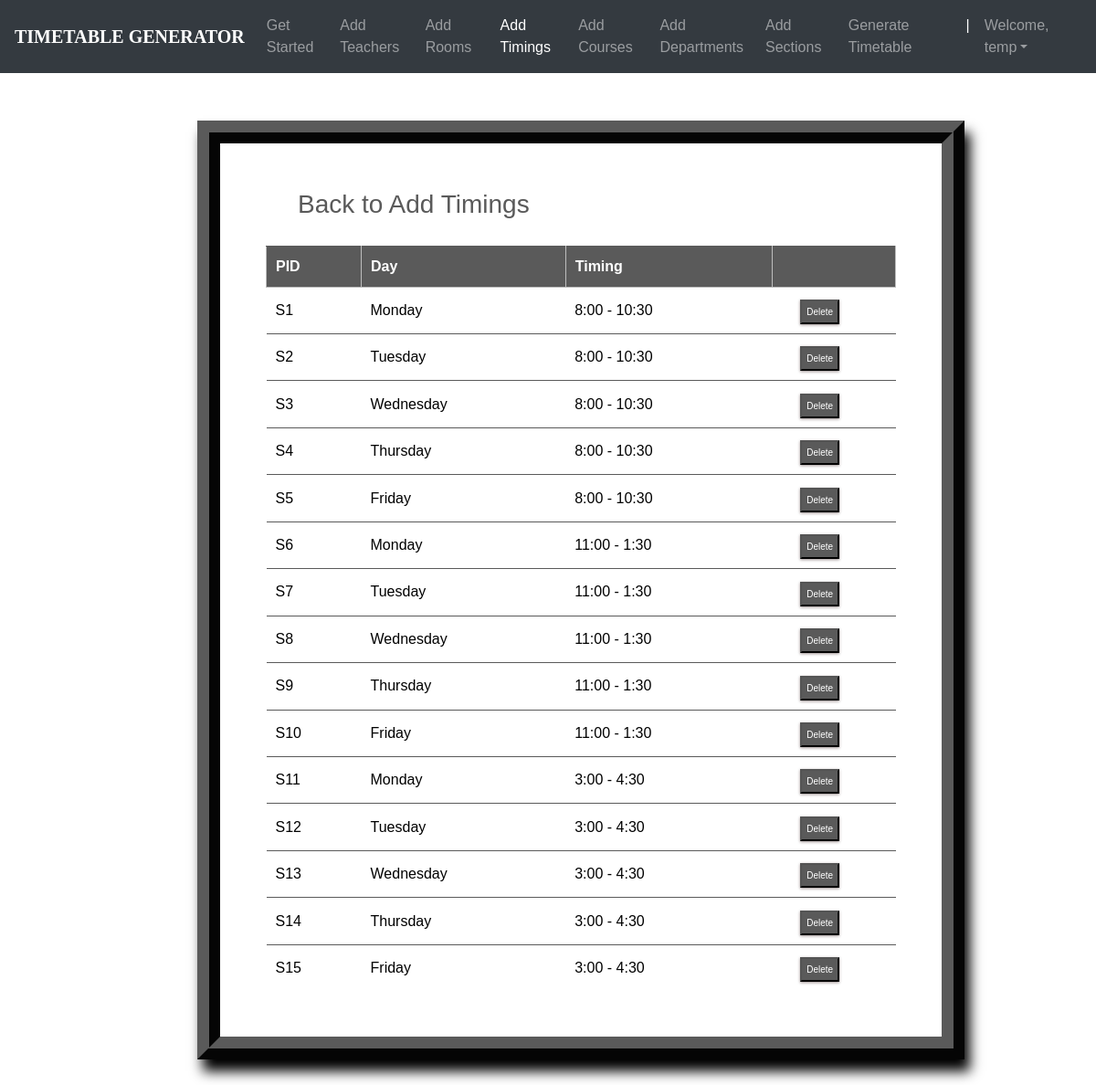
The page /timings_list/ (signed in) on the database its author committed.
### ttgen/models.py (models this page shows, shortened)
class MeetingTime(models.Model):
    pid = models.CharField(max_length=4, primary_key=True)
    time = models.CharField(max_length=50, choices=time_slots, default='11:30 - 12:30')
    day = models.CharField(max_length=15, choices=DAYS_OF_WEEK)

### ttgen/views.py (the view)
# urls.py: path('timings_list/', views.meeting_list_view, name='editmeetingtime'),
@login_required
def meeting_list_view(request):
    context = {
        'meeting_times': MeetingTime.objects.all()
    }
    return render(request, 'mtlist.html', context)

### templates/mtlist.html (shortened to what this page needs)
<!DOCTYPE html>
<html lang="en">
<head>
	<link rel="stylesheet" href="https://maxcdn.bootstrapcdn.com/bootstrap/4.0.0/css/bootstrap.min.css">
    <link rel="stylesheet" type="text/css" href="static/css/index.css">
</head>
<body>
        <header>
			<nav class="navbar navbar-expand-md navbar-dark fixed-top bg-dark">
                <a class="navbar-brand" href="#"><b>TIMETABLE GENERATOR</b></a>
                <div class="collapse navbar-collapse" id="navbarCollapse">
                    <ul class="navbar-nav ml-auto">
                    <li class="nav-item">
                        <a class="nav-link" href="{% url 'admindash' %}">Get Started</a>
                    </li>
                    <li class="nav-item">
                        <a class="nav-link" href="{% url 'addInstructors' %}">Add Teachers</a>
                    </li>
                    <li class="nav-item">
                        <a class="nav-link" href="{% url 'addRooms' %}">Add Rooms</a>
                    </li>
                    <li class="nav-item active">
		                <a class="nav-link" href="{% url 'addTimings' %}">Add Timings</a>
		            </li>
                    <li class="nav-item">
                        <a class="nav-link" href="{% url 'addCourses' %}">Add Courses</a>
                    </li>
                    <li class="nav-item">
			            <a class="nav-link" href="{% url 'addDepts' %}">Add Departments</a>
		            </li>
					<li class="nav-item">
			            <a class="nav-link" href="{% url 'addSections' %}">Add Sections</a>
		            </li>
					<li class="nav-item">
			            <a class="nav-link" href="{% url 'generate' %}">Generate Timetable</a>
		            </li>
					<li class="nav-item active">
			            <a class="nav-link">|</a>
		            </li>
                    <li class="nav-item dropdown">
		                <a class="nav-link dropdown-toggle" href="#" id="dropdown03" data-toggle="dropdown" aria-haspopup="true" aria-expanded="false">Welcome, {{ user.first_name }}</a>
		            </li>
                    </ul>
                </div>
            </nav>
        </header>
		<br><br>
        {%block content%}
        {% load static %}
        <fieldset class="fieldset">
    <a href="{% url 'addTimings'%}"><h1 class="tablink" onclick="openPage('new')" id="defaultOpen">Back to Add Timings</h1></a>
    <div class="tabcontent" id="edit">
			<table class="table1">
				<thead>
				<tr class="table-headers">
				<th>PID</th>
				<th>Day</th>
				<th>Timing</th>
				<th  class="empty"></th>
				</tr>
				</thead>
				<tbody>
				{% for mt in meeting_times %}
				<tr>
				 <td>{{mt.pid}}</td>
				 <td>{{mt.day}}</td>
				 <td>{{mt.time}}</td>
				 <td class="empty">
					<form action="{% url 'deletemeetingtime' mt.pid %}" method="post">
						<input type="submit" value="Delete" class="cross">
					</form>
				 </td>
				 </tr>
				{% endfor %}
				</tbody>
			</table>
		</div>
</fieldset>
{% endblock %}

### static/css/index.css (style rules this page uses)
body { padding-top: 3rem; padding-bottom: 3rem; color: #000000; font-family: 'Poppins', sans-serif; overflow: auto; }
nav { font-family: sans-serif; }
.navbar-brand { font-size: 20px; font-family: Georgia, 'Times New Roman', Times, serif; }

### templates/mtlist.html (style rules this page uses)
nav { font-family: sans-serif; }
.navbar-brand { font-size: 20px; font-family: Georgia, 'Times New Roman', Times, serif; }
* { margin: 0; padding: 0; box-sizing: border-box; }
html { scroll-behavior: smooth; }
a { text-decoration:none; }
form { margin-top: 3%; margin-left: 18%; margin-right: 12%; }
fieldset h1 { color: #5a5a5a; padding-bottom: 20px; margin-left: 35px; display: inline-block; cursor: pointer; font-size: 28px; }
fieldset input { padding:8px; color: #938c8c }
.table2 td, th { border: 1px solid rgb(190,190,190); padding: 10px 20px; }
.table1 { width: 100%; border-collapse: collapse; text-align: left; overflow: hidden; }
.table1 td, th { border-top: 1px solid #5a5a5a; padding: 10px; }
.table1 th { background-color: #5a5a5a; color: #fff; }
.cross { font-size:10px; box-shadow: 0px 1px 3px 0px #9e9292; padding: 4px 5px; color: #fff; background-color: #5a5a5a; cursor: pointer; }
.fieldset { margin-top: 3%; margin-left: 18%; margin-right: 12%; padding: 50px; border-width: 25px; border-style: ridge; border-color: #5a5a5a; box-shadow: 6px 13px 13px 0px black; background-color: #fff; }

### rows shown on the page
MeetingTime: pid "S1", day "Monday", time "8:00 - 10:30"
MeetingTime: pid "S2", day "Tuesday", time "8:00 - 10:30"
MeetingTime: pid "S3", day "Wednesday", time "8:00 - 10:30"
MeetingTime: pid "S4", day "Thursday", time "8:00 - 10:30"
MeetingTime: pid "S5", day "Friday", time "8:00 - 10:30"
MeetingTime: pid "S6", day "Monday", time "11:00 - 1:30"
MeetingTime: pid "S7", day "Tuesday", time "11:00 - 1:30"
MeetingTime: pid "S8", day "Wednesday", time "11:00 - 1:30"
MeetingTime: pid "S9", day "Thursday", time "11:00 - 1:30"
MeetingTime: pid "S10", day "Friday", time "11:00 - 1:30"
MeetingTime: pid "S11", day "Monday", time "3:00 - 4:30"
MeetingTime: pid "S12", day "Tuesday", time "3:00 - 4:30"
MeetingTime: pid "S13", day "Wednesday", time "3:00 - 4:30"
MeetingTime: pid "S14", day "Thursday", time "3:00 - 4:30"
MeetingTime: pid "S15", day "Friday", time "3:00 - 4:30"

### other values the page prints
{{ user.first_name }} "temp"
